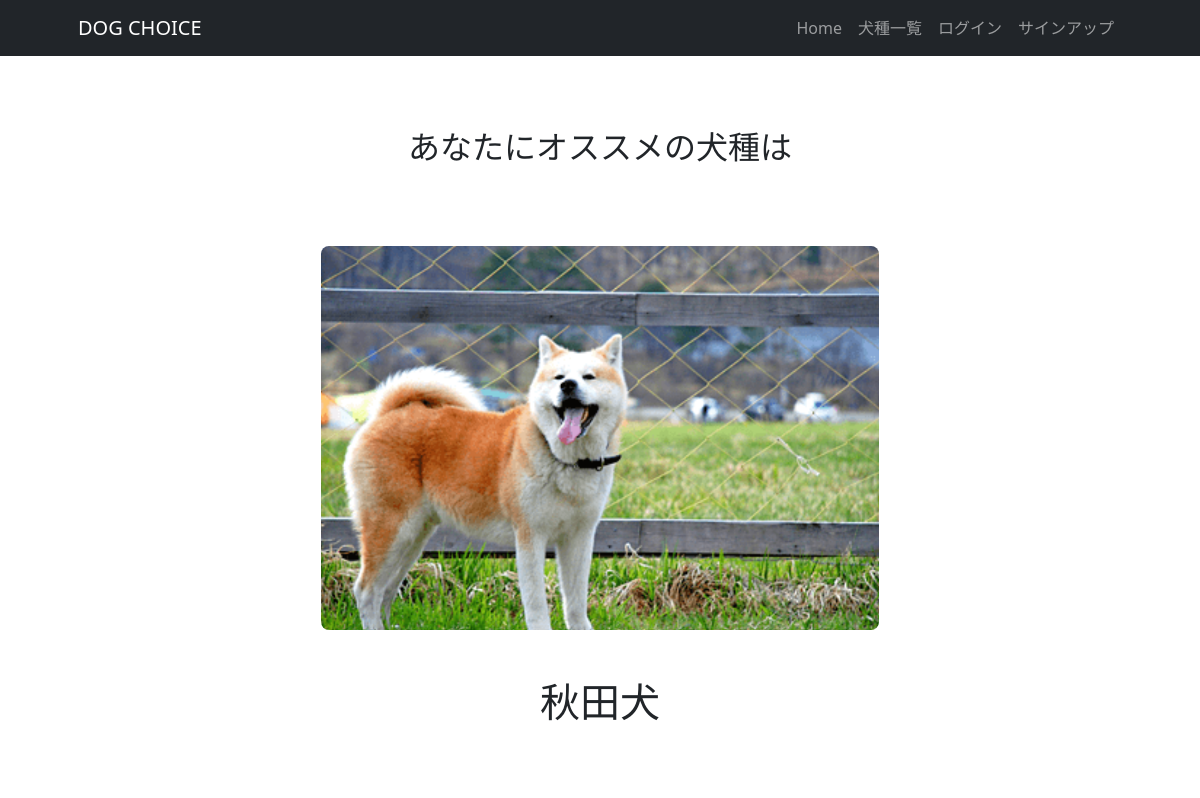
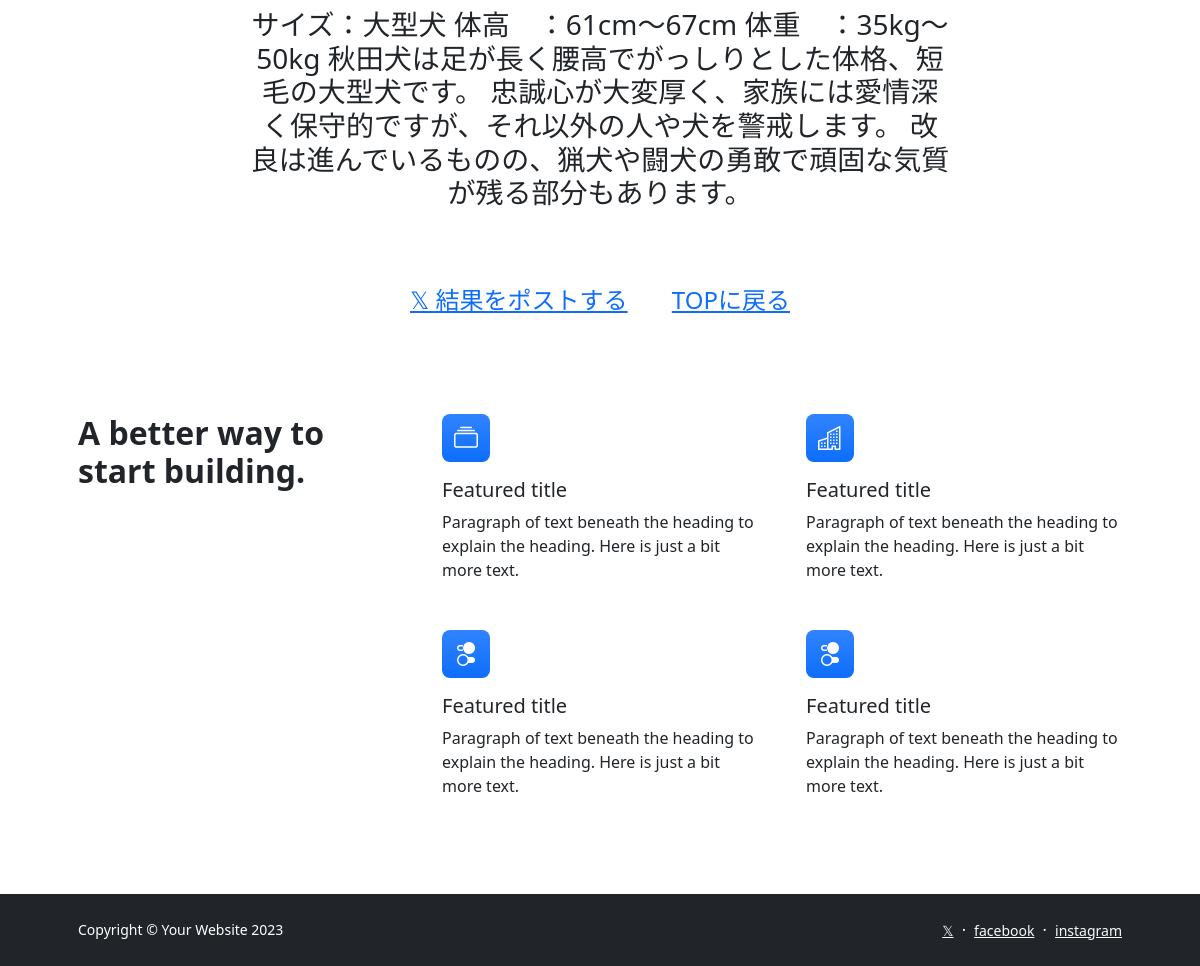
Page /dogs/8/ on the committed database (2 pictures, top to bottom).
### dogapp/models.py (models this page shows, shortened)
class Dogs(models.Model):
    dog_name = models.CharField(verbose_name='犬名', max_length=200)
    image = models.ImageField(verbose_name='イメージ', upload_to='photos')
    comment = models.TextField(verbose_name='コメント',)

### dogapp/views.py (the view)
# urls.py: path('dogs/<int:dog_id>/', views.dog_detail, name='dog_detail'),
def dog_detail(request, dog_id):
    dog = get_object_or_404(Dogs, pk=dog_id)
    return render(request, 'dog_detail.html', {'dog': dog})

### dogapp/templates/dog_detail.html (shortened to what this page needs)
{% extends 'base.html' %}
{% load static %}
    {% block contents %}
    <br><br><br>
        <body>
            <div class="text-center">
                <h2>あなたにオススメの犬種は</h2>
            </div>
        </body>
            <br>
            <div class="container">
                <div class="row">
                    <div class="col offset-0 text-center">
                        <img src="{{ dog.image.url }}" class="img-fluid rounded-3 my-5 mx-auto" style="max-width: 50%;" alt="...">
                        <h1>{{ dog.dog_name }}</h1><br><br><br>
                        <h3 class="text-center" style="max-width: 700px; margin: 0 auto;">{{ dog.comment }}</h3>
                    </div>
                </div>
            </div>
            <br><br><br>
            <div>
            <link rel="stylesheet" href="https://cdnjs.cloudflare.com/ajax/libs/font-awesome/6.2.0/css/all.min.css">
                <div class="text-center">
                <a href="https://twitter.com/intent/tweet?url={{ request.build_absolute_uri|urlencode }}&text=あなたにオススメの犬種は･･･ 【{{ dog.dog_name }}】<<犬種診断アプリ>>であなたにぴったりのパートナー見つけませんか？
                            &via=YourTwitterHandle" target="_blank" rel="noopener noreferrer" class="large-text">𝕏 結果をポストする</a>
                <a href="{% url 'dogapp:index' %}" class="large-text">TOPに戻る</a>
                </div>
    {% endblock %}

### dogapp/templates/dog_detail.html (style rules this page uses)
.large-text { font-size: 24px; text-align: center; display: inline-block; margin: 0 20px; }

### rows in the picture
Dogs: image (picture), dog_name "秋田犬", comment "サイズ：大型犬 体高 ：61cm～67cm 体重 ：35kg～50kg 秋田犬は足が長く腰高でがっしりとした体格、短毛の大型犬です。 忠誠心が大変厚く、家族には愛情深く保守的ですが、それ以外の人や犬を警戒します。 改良は進んでいるものの、猟犬や闘犬の勇敢で頑固な気質が残る部分もあります。"
